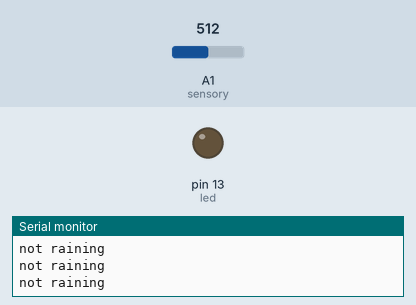
Bench run of a sketch on a simulated Arduino Uno, built with avr-gcc and run on an emulated ATmega328P. Parts: output pins drawn as LEDs (lit = HIGH), the last lines printed to the serial monitor. The inputs (shaded band) are chosen by the test bench; at power-on: A1 (sensory) = 512.

Above: at 1.3 s.
1.4 s: A1 (sensory) set to 359
2.9 s: A1 (sensory) set to 327
At 4.1 s:
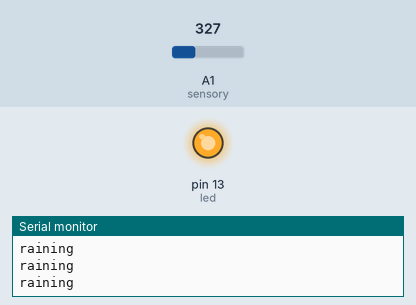
4.5 s: A1 (sensory) set to 511
At 5.3 s:
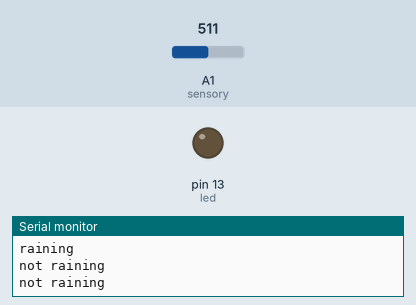
6.0 s: A1 (sensory) set to 306
At 6.4 s:
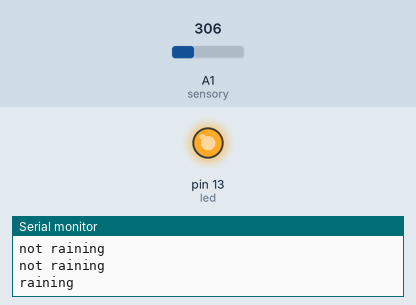
Timing chart, 0 to 8.5 s (numbered marks = the images above; inputs shaded):
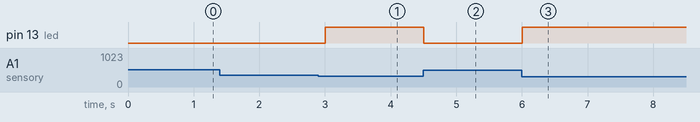

The sketch:

Rain_drop.ino
```cpp
const int senmin = 0;
const int senmax = 1024;
int led = 13;
int sensory = A1;
int i;
void setup() {
  Serial.begin (9600);
  pinMode(led, OUTPUT);
}

void loop() {
  int sensor = analogRead(sensory);
  int range = map(sensor, senmin, senmax, 0, 3);

  switch (range)
  {
    case 0:
      Serial.println("raining");
      digitalWrite(led, HIGH);

      break;

    case 1:
      Serial.println("not raining");
      digitalWrite(led,LOW);
  }
  delay(500);

}
```

Measured:
- the behaviour switches between 342 and 341 on A1 (sensory) (found by bisection; images 0 and 1)
- after the input at 2.9 s, pin 13 (led): LOW → HIGH after 0.10 s
- after the input at 4.5 s, pin 13 (led): HIGH → LOW at once
- after the input at 6.0 s, pin 13 (led): LOW → HIGH at once
